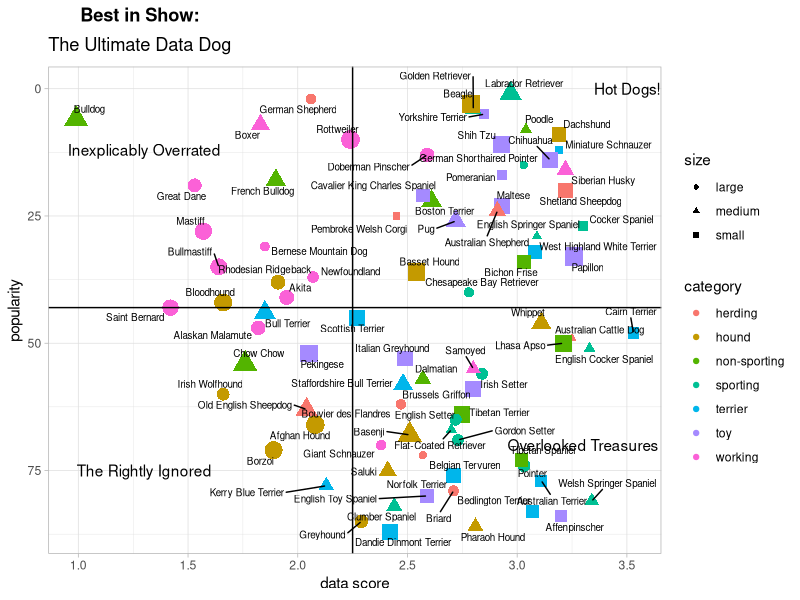

Write the R code that produced this figure.
## ---- chunk 1
knitr::opts_chunk$set(echo = TRUE)
knitr::opts_chunk$set(error = TRUE)
## ---- chunk 2
#Libraries
library(ggplot2)
library(ggrepel)
library(tidyverse)

#Read in data
#BIS=Best in Show
#BISFS= Best in show full sheet

BIS=readxl::read_xlsx('KIB - Best in Show (public).xlsx', sheet='Best in show', skip = 7)
BISFS=readxl::read_xlsx('KIB - Best in Show (public).xlsx', sheet='Best in show full sheet', skip = 3)


## ---- chunk 3
BISFS = BISFS[c(1,3,5,7,11,32)]
names(BISFS) = c("breed","category","score","popularity","intelligence","size")
BISFS= BISFS[-c(1, 2, 3), ]
BISFS = na.omit(BISFS)
## ---- chunk 4
bolded_title = expression(atop(bold("Best in Show:"),"The Ultimate Data Dog"))

ggplot(BISFS, aes(x=score, y=popularity, size=intelligence, color=category, shape=size)) + geom_point() + 
  guides(size=FALSE) + scale_color_manual(breaks = c("Herding","Hound","Non-sporting","Sporting","Terrier","Toy","Working"), values=c("coral3","mediumorchid4","mediumseagreen","indianred4","darkgoldenrod4","grey11","paleturquoise4"), aesthetics="Color") + 
  scale_y_reverse() + geom_text_repel(aes(label=breed), color="black", size = 2.5) + 
  labs(title=bolded_title, x="data score", y="popularity") + theme_light() +
  geom_hline(yintercept=43)+ geom_vline(xintercept=2.25) +
  annotate("text",x=1.3,y=12,label="Inexplicably Overrated")+
  annotate("text",x=3.5,y=0,label="Hot Dogs!")+
  annotate("text",x=1.3,y=75,label="The Rightly Ignored")+
  annotate("text",x=3.3,y=70,label="Overlooked Treasures")

  


